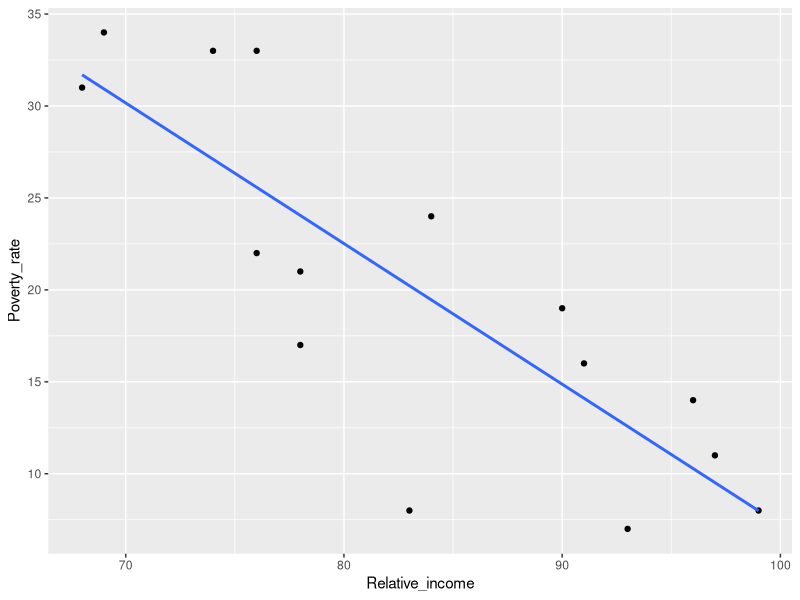

The R source for this figure:
# simple statistics with vectors
x <- c(1, 2, 3, 4, 5)
length(x)
sum(x)
# transpose of x
t(x)

ones <- c(rep(1, length(x)))
length(ones)
sum(ones)
t(ones)

# %*% - multiplication - to repeat
t(x) %*% ones
sum(x)
t(x) %*% ones / length(x)
mean(x)

# var_x = [1 / (n - 1)] * Sum^n_,i=1 (x_i _ avr(x))^2
# deviation of each value of x from mean(x)
dev.x <- x - mean(x);
dev.x
t(dev.x) %*% dev.x
Var_calc_x <- t(dev.x) %*% dev.x / (length(x) - 1)
Var_calc_x
var(x)


### Matrix Operations
# ncol is number of columns
A <- matrix(c(4, 3, 6, 4), ncol = 2)
print(A)

B <- matrix(c(2, 5, 6, 1), ncol = 2)
print(B)

M <- B + A
print(M)

t(A)
t(B)

# 4w + 6z = 14, 3w + 4z = 10
# A*D = C D - column vectors with w, z elements, C - solumn vectors - 10, 14
# A*D = C, D = A^-1 * C
C = c(14, 10)
D <- solve(A) %*% C  # w = 2, z = 1
print(D)

A %*% D

### Example: Poverty Rate and Relative Income
Poverty_rate <- c(7, 8, 8, 11, 14, 16, 17, 19, 21, 22, 24, 31, 33, 33, 34)
Relative_income <- c(93, 99, 83, 97, 96, 91, 78, 90, 78, 76, 84, 68, 76, 74, 69)
Y <- Poverty_rate
One <- c(rep(1, length(Y)))
X <- cbind(One, Relative_income)

# mean and variance of relative income
RI <- Relative_income
t(RI) %*% One / length(RI)
mean(RI)

var(RI)
dev.RI <- RI - mean(RI)
Var_calc_RI <- t(dev.RI) %*% dev.RI / (length(RI) - 1)
print(Var_calc_RI)

PR <- Poverty_rate
t(PR) %*% One / length(PR)
mean(PR)

dev.PR <- PR - mean(PR)
Var_calc_PR <- t(dev.PR) %*% dev.PR / (length(PR) - 1)
print(Var_calc_PR)
var(PR)

# regression of the poverty rate on relative income
lm(Poverty_rate ~ Relative_income)

data_eu <- data.frame(Poverty_rate = Poverty_rate, Relative_income = Relative_income)
library(ggplot2)
ggplot(data_eu, aes(x = Relative_income, y = Poverty_rate)) +
  geom_point() +
  geom_smooth(method = "lm", se = FALSE)

# matrix formula for least squares to estimate the regression coefficients
# Coeff = (X^T*X)^-1*X^T*Y

matcoeff <- solve(t(X) %*% X) %*% t(X) %*% Y
print(matcoeff)
